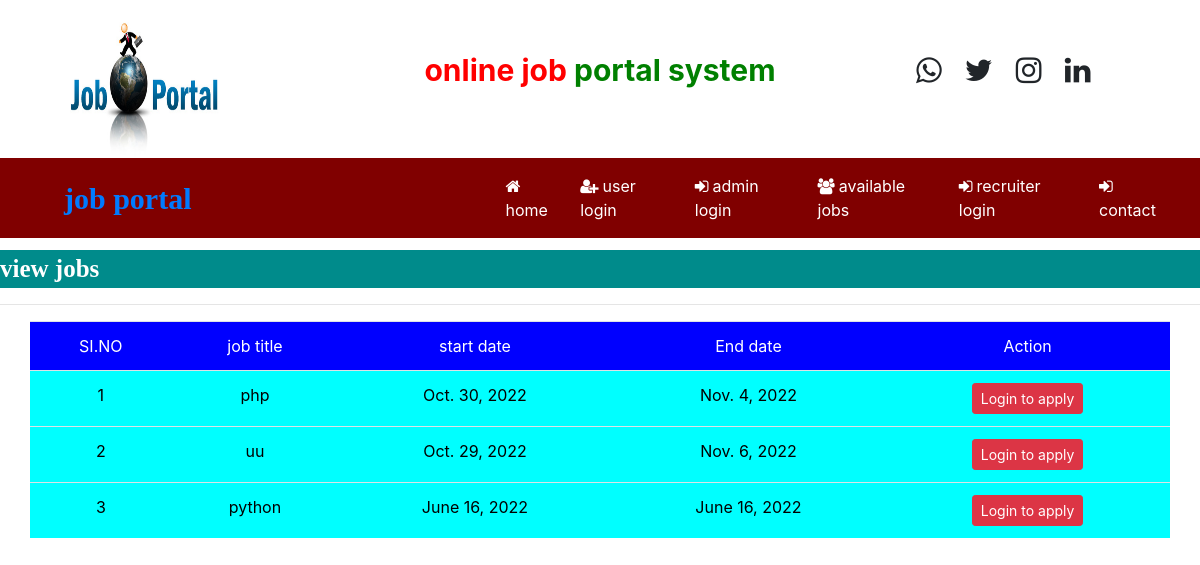
The page /home_joblist on the database its author committed.
### jp_app/models.py (models this page shows, shortened)
class Job(models.Model):
    recruiter = models.ForeignKey(Recruiter,on_delete=models.CASCADE)
    start_date = models.DateField()
    end_date = models.DateField()
    title = models.CharField(max_length=100)
    salary = models.FloatField(max_length=100)
    image = models.FileField()
    description = models.CharField(max_length=300)
    experience = models.CharField(max_length=100)
    location = models.CharField(max_length=100)
    skills = models.CharField(max_length=100)
    creationdate = models.DateField()

### jp_app/views.py (the view)
# urls.py: path('home_joblist', home_joblist, name='home_joblist'),
def home_joblist(request):
    job=Job.objects.all().order_by('-start_date')
    d= {'job':job }
    return render(request, 'home_joblist.html',d)

### jp_app/templates/home_joblist.html
{% load static %}
{% block body %}
{% include 'navigation.html' %}
<marquee style="font-family:monotype corsiva; font-size:25px; background-color:darkcyan; color:white;font-weight:bold;margin-top:1%">view jobs</marquee>
<hr>
<table class="container table">
    <thead style="background-color:blue;color:white">
    <tr style="text-align:center">
        <td>SI.NO</td>
        <td>job title</td>
        <td>start date</td>
        <td>End date</td>
        <td>Action</td>
    </tr>
    </thead>
    <tbody style="background-color:cyan;color:black">
    {% for i in job %}
    <tr style="text-align:center">
        <td>{{forloop.counter}}</td>
        <td>{{i.title}}</td>
        <td>{{i.start_date}}</td>
        <td>{{i.end_date}}</td>
        <td><a href="{% url 'user_login' %}" class="btn btn-danger btn-sm" >Login to apply</a> </td>
    </tr>
    {% endfor %}
    </tbody>
</table>
{% endblock %}

### rows shown on the page
Job: title "php", start_date "Oct. 30, 2022", end_date "Nov. 4, 2022"
Job: title "uu", start_date "Oct. 29, 2022", end_date "Nov. 6, 2022"
Job: title "python", start_date "June 16, 2022", end_date "June 16, 2022"
